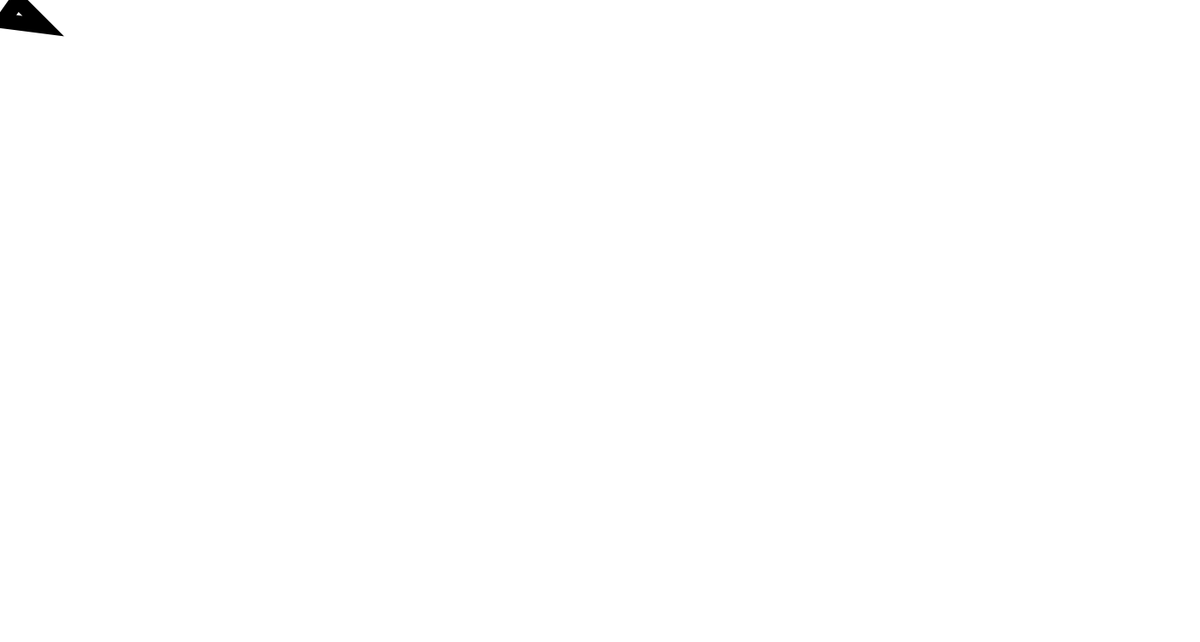
Frame 1 (no input)
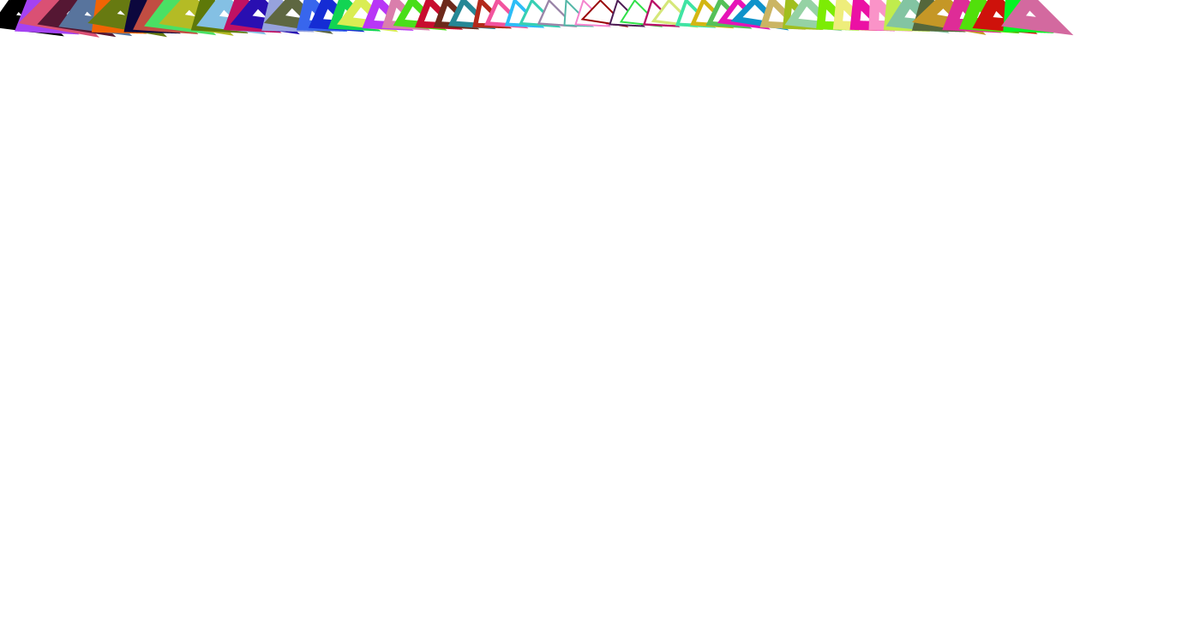
Frame 60 (the mouse pressed at the canvas centre just before this capture)
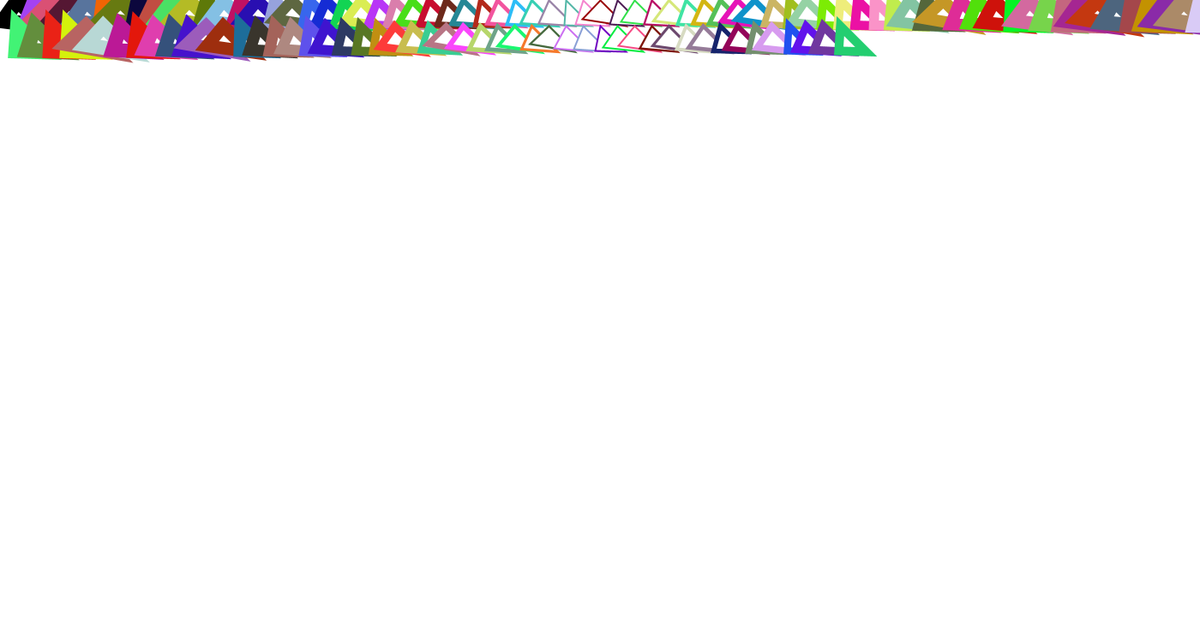
Frame 120 (the mouse held since frame 60 and released just before this capture)

The Processing sketch that drew these frames (run headless with seeded random() and noise(); from frame 60 on, the mouse is pressed at the canvas centre):

// Processing sketch: projet9
// ── projet9.pde
int X=0;
int Y=0;
int X1=20;
int Y1=30;
float valsin;
int i=0;
float rand;
float R=0;
float V=0;
float B=0;
void setup(){
  frameRate(3000);
  size(1400,750);
  background(255);
}
void draw(){
    X+=20;
    X1+=20;
    valsin = abs((cos((X*PI)/1400))*3.5)*5;
    if (valsin<=2)
    {
      valsin=2;
    }
    strokeWeight(valsin);
    stroke(R,V,B);
    if (R<255 || V<255 || B<255)
    {
      R=random(255);
      V=random(255);
      B=random(255);
      
    }
    rand=random(PI/4,PI/2);
    //line(X-30,Y+30,X,Y);
    triangle(X-cos(rand)*30,Y+sin(rand)*30,X,Y,X+30,Y+30);
    //line(X,Y,X1,Y1);
    if (X>1400)
    {
    X=0;
    X1=20;
    Y+=30;
    Y1+=30;
    }
  }
